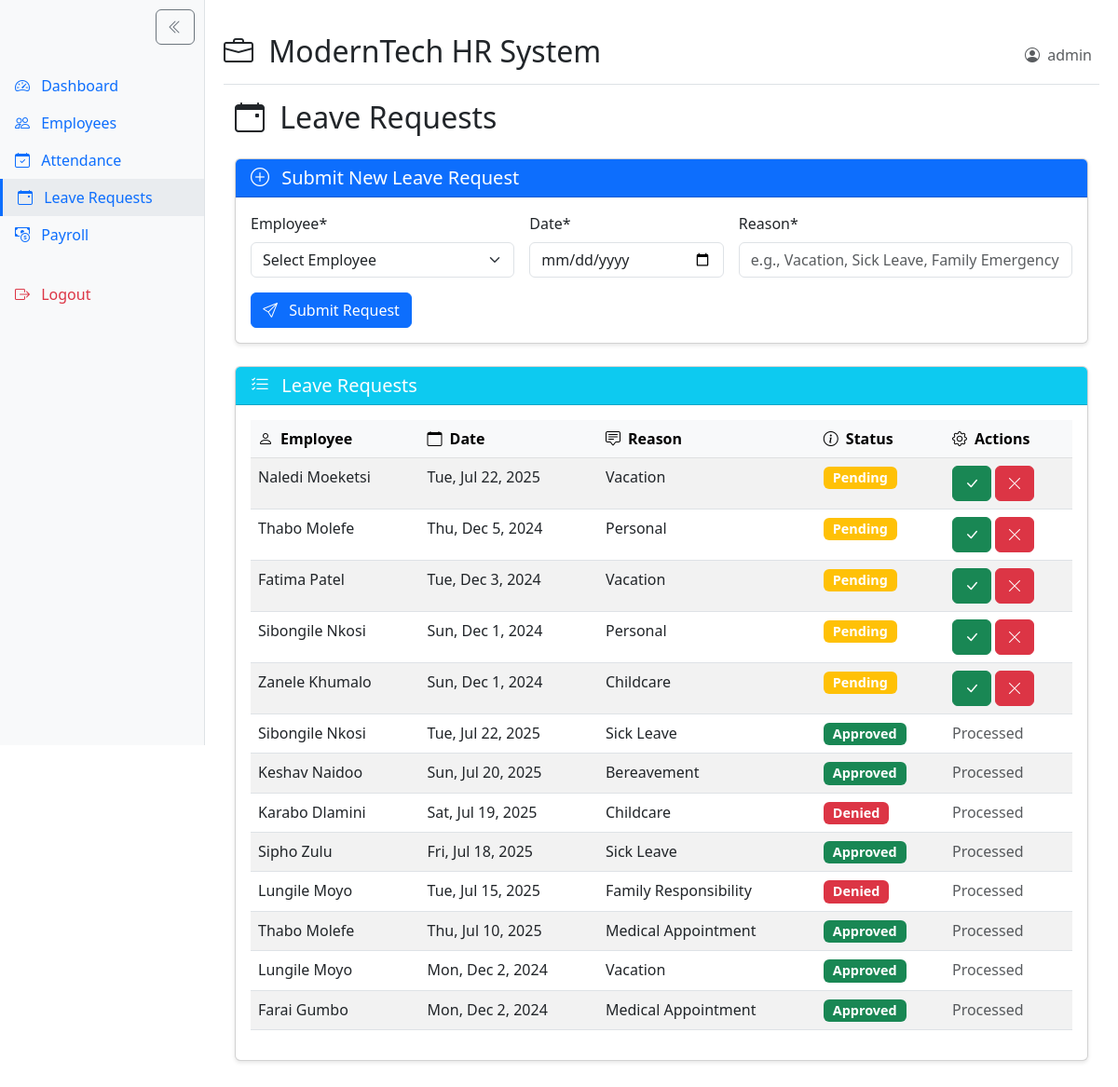
The app's page /leave.php (signed in) with its own data.
### tables this page shows
CREATE TABLE leave_requests (
    id INT AUTO_INCREMENT PRIMARY KEY,
    employee_id INT,
    date DATE,
    reason VARCHAR(255),
    status ENUM('Approved', 'Denied', 'Pending'),
    FOREIGN KEY (employee_id) REFERENCES employees(employee_id) ON DELETE CASCADE
);

CREATE TABLE employees (
    employee_id INT AUTO_INCREMENT PRIMARY KEY,
    name VARCHAR(100) NOT NULL,
    position VARCHAR(100),
    department VARCHAR(50),
    salary DECIMAL(10,2),
    employment_history TEXT,
    contact VARCHAR(100)
);

### leave.php (the view, shortened to what this page needs)
<?php
require_once 'db.php';
require_once 'header.php';
$employeeId = $_GET['employee_id'] ?? 0;
$employeeName = '';
if ($employeeId) {
    $sql = "
        SELECT l.*, e.name
        FROM leave_requests l
        JOIN employees e ON l.employee_id = e.employee_id
        WHERE l.employee_id = ?
        ORDER BY l.status = 'Pending' DESC, l.date DESC
    ";
    $stmt = $pdo->prepare($sql);
    $stmt->execute([$employeeId]);
} else {
    $sql = "
        SELECT l.*, e.name
        FROM leave_requests l
        JOIN employees e ON l.employee_id = e.employee_id
        ORDER BY l.status = 'Pending' DESC, l.date DESC
    ";
    $stmt = $pdo->query($sql);
}
$leaveRequests = $stmt->fetchAll(PDO::FETCH_ASSOC);
?>
<div class="container-fluid">
    <h2 class="mb-4">
        <i class="bi bi-calendar-event me-2"></i>
        Leave Requests <?= $employeeName ? "for {$employeeName}" : '' ?>
    </h2>
    <div class="row mt-4">
        <div class="col-md-12">
            <div class="card mb-4">
                <div class="card-header bg-primary text-white">
                    <h5 class="card-title mb-0">
                        <i class="bi bi-plus-circle me-2"></i>
                        Submit New Leave Request
                    </h5>
                </div>
                <div class="card-body">
                    <form method="POST">
                        <div class="row g-3">
                            <div class="col-md-4">
                                <label for="employee_id" class="form-label">Employee*</label>
                                <select class="form-select" id="employee_id" name="employee_id" required
                                    <?= $employeeId ? 'disabled' : '' ?>>
                                    <?php if ($employeeId): ?>
                                        <?php
                                        $selectedEmployee = $pdo->prepare("SELECT employee_id, name FROM employees WHERE employee_id = ?");
                                        $selectedEmployee->execute([$employeeId]);
                                        $employee = $selectedEmployee->fetch(PDO::FETCH_ASSOC);
                                        ?>
                                        <option value="<?= $employee['employee_id'] ?>">
                                            <?= htmlspecialchars($employee['name']) ?>
                                        </option>
                                        <input type="hidden" name="employee_id" value="<?= $employeeId ?>">
                                    <?php else: ?>
                                        <option value="">Select Employee</option>
                                    <?php endif; ?>
                                </select>
                            </div>
                            <div class="col-md-3">
                                <label for="date" class="form-label">Date*</label>
                                <input type="date" class="form-control" id="date" name="date" required
                                    value="<?= $_POST['date'] ?? '' ?>" min="<?= date('Y-m-d') ?>">
                            </div>
                            <div class="col-md-5">
                                <label for="reason" class="form-label">Reason*</label>
                                <input type="text" class="form-control" id="reason" name="reason" required
                                    value="<?= $_POST['reason'] ?? '' ?>" placeholder="e.g., Vacation, Sick Leave, Family Emergency">
                            </div>
                            <div class="col-12">
                                <button type="submit" name="submit_leave" class="btn btn-primary">
                                    <i class="bi bi-send me-2"></i> Submit Request
                                </button>
                            </div>
                        </div>
                    </form>
                </div>
            </div>
            <div class="card">
                <div class="card-header bg-info text-white">
                    <h5 class="card-title mb-0">
                        <i class="bi bi-list-check me-2"></i>
                        Leave Requests
                    </h5>
                </div>
                <div class="card-body">
                    <div class="table-responsive">
                        <table class="table table-striped table-hover">
                            <thead class="table-light">
                                <tr>
                                    <?php if (!$employeeId): ?>
                                        <th><i class="bi bi-person me-2"></i>Employee</th>
                                    <?php endif; ?>
                                    <th><i class="bi bi-calendar me-2"></i>Date</th>
                                    <th><i class="bi bi-chat-square-text me-2"></i>Reason</th>
                                    <th><i class="bi bi-info-circle me-2"></i>Status</th>
                                    <th><i class="bi bi-gear me-2"></i>Actions</th>
                                </tr>
                            </thead>
                            <tbody>
                                <?php if (empty($leaveRequests)): ?>
                                    <tr>
                                        <td colspan="<?= $employeeId ? 4 : 5 ?>" class="text-center py-4 text-muted">
                                            <i class="bi bi-calendar-x display-6 d-block mb-2"></i>
                                            No leave requests found
                                        </td>
                                    </tr>
                                <?php else: ?>
                                    <?php foreach ($leaveRequests as $request): ?>
                                        <tr>
                                            <?php if (!$employeeId): ?>
                                                <td><?= htmlspecialchars($request['name']) ?></td>
                                            <?php endif; ?>
                                            <td><?= date('D, M j, Y', strtotime($request['date'])) ?></td>
                                            <td><?= htmlspecialchars($request['reason']) ?></td>
                                            <td>
                                                <span class="badge bg-<?=
                                                    $request['status'] == 'Approved' ? 'success' :
                                                    ($request['status'] == 'Denied' ? 'danger' : 'warning')
                                                ?>">
                                                    <?= $request['status'] ?>
                                                </span>
                                            </td>
                                            <td>
                                                <?php if ($request['status'] == 'Pending'): ?>
                                                    <div class="btn-group btn-group-sm" role="group">
                                                        <form method="POST" class="me-1">
                                                            <button type="submit" name="status" value="Approved"
                                                                class="btn btn-success" title="Approve">
                                                                <i class="bi bi-check-lg"></i>
                                                            </button>
                                                        </form>
                                                        <form method="POST">
                                                            <button type="submit" name="status" value="Denied"
                                                                class="btn btn-danger" title="Deny">
                                                                <i class="bi bi-x-lg"></i>
                                                            </button>
                                                        </form>
                                                    </div>
                                                <?php else: ?>
                                                    <span class="text-muted">Processed</span>
                                                <?php endif; ?>
                                            </td>
                                        </tr>
                                    <?php endforeach; ?>
                                <?php endif; ?>
                            </tbody>
                        </table>
                    </div>
                </div>
            </div>
        </div>
    </div>
</div>
<?php require_once 'footer.php'; ?>

### style.css (style rules this page uses)
.card { margin-bottom: 20px; box-shadow: 0 2px 4px rgba(0,0,0,0.1); }
.table-responsive { overflow-x: auto; }
.badge { font-size: 0.9em; padding: 5px 10px; }

### header.php (style rules this page uses)
body { padding-left: 220px; transition: padding 0.3s ease; min-width: 300px; }

### records on screen
leave_requests: employee.name "Naledi Moeketsi", date "Tue, Jul 22, 2025", reason "Vacation", status "Pending"
leave_requests: employee.name "Thabo Molefe", date "Thu, Dec 5, 2024", reason "Personal", status "Pending"
leave_requests: employee.name "Fatima Patel", date "Tue, Dec 3, 2024", reason "Vacation", status "Pending"
leave_requests: employee.name "Sibongile Nkosi", date "Sun, Dec 1, 2024", reason "Personal", status "Pending"
leave_requests: employee.name "Zanele Khumalo", date "Sun, Dec 1, 2024", reason "Childcare", status "Pending"
leave_requests: employee.name "Sibongile Nkosi", date "Tue, Jul 22, 2025", reason "Sick Leave", status "Approved", shows "Processed"
leave_requests: employee.name "Keshav Naidoo", date "Sun, Jul 20, 2025", reason "Bereavement", status "Approved", shows "Processed"
leave_requests: employee.name "Karabo Dlamini", date "Sat, Jul 19, 2025", reason "Childcare", status "Denied", shows "Processed"
leave_requests: employee.name "Sipho Zulu", date "Fri, Jul 18, 2025", reason "Sick Leave", status "Approved", shows "Processed"
leave_requests: employee.name "Lungile Moyo", date "Tue, Jul 15, 2025", reason "Family Responsibility", status "Denied", shows "Processed"
leave_requests: employee.name "Thabo Molefe", date "Thu, Jul 10, 2025", reason "Medical Appointment", status "Approved", shows "Processed"
leave_requests: employee.name "Lungile Moyo", date "Mon, Dec 2, 2024", reason "Vacation", status "Approved", shows "Processed"
leave_requests: employee.name "Farai Gumbo", date "Mon, Dec 2, 2024", reason "Medical Appointment", status "Approved", shows "Processed"

### other values on screen
$_SESSION['username'] "admin"
